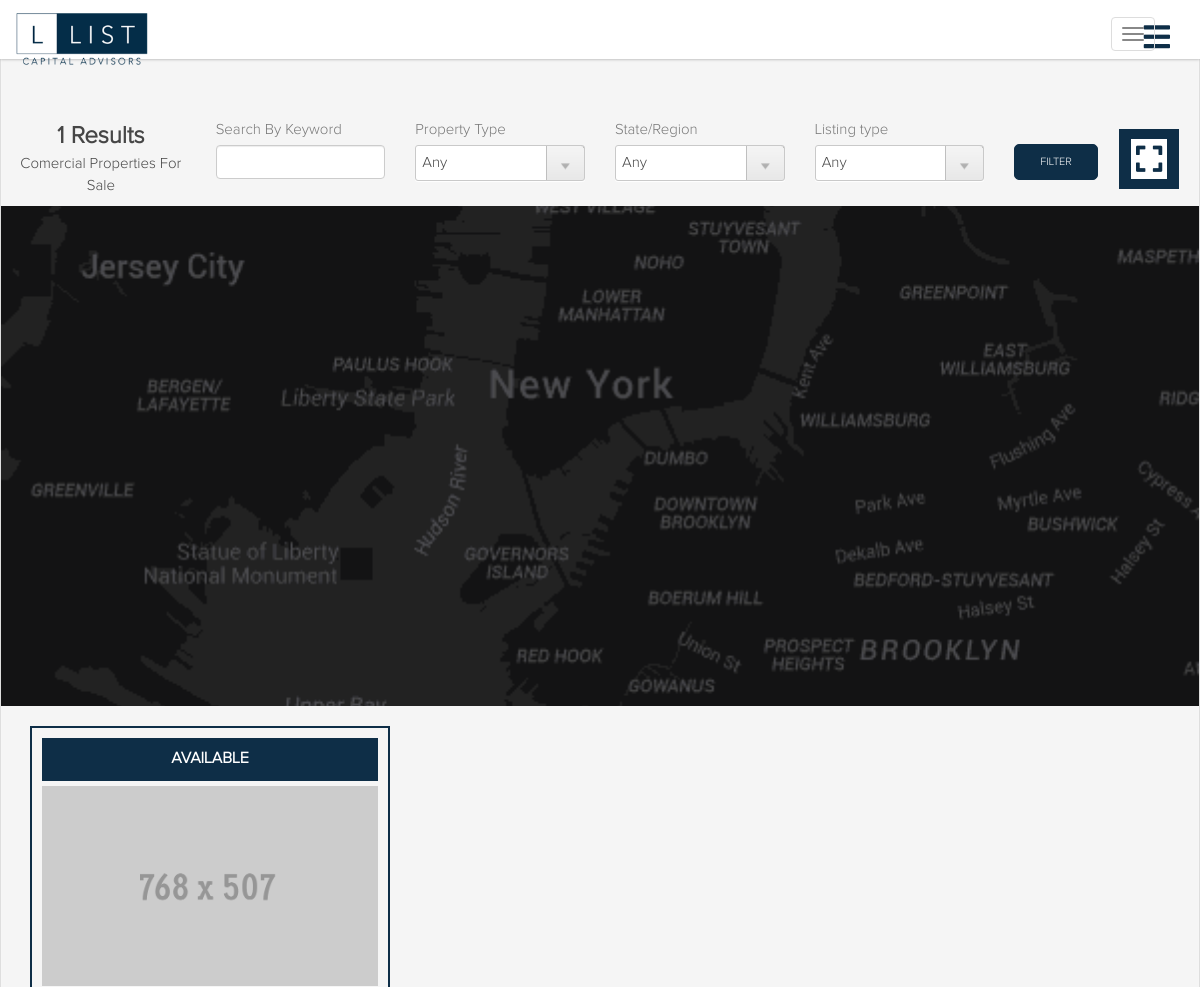
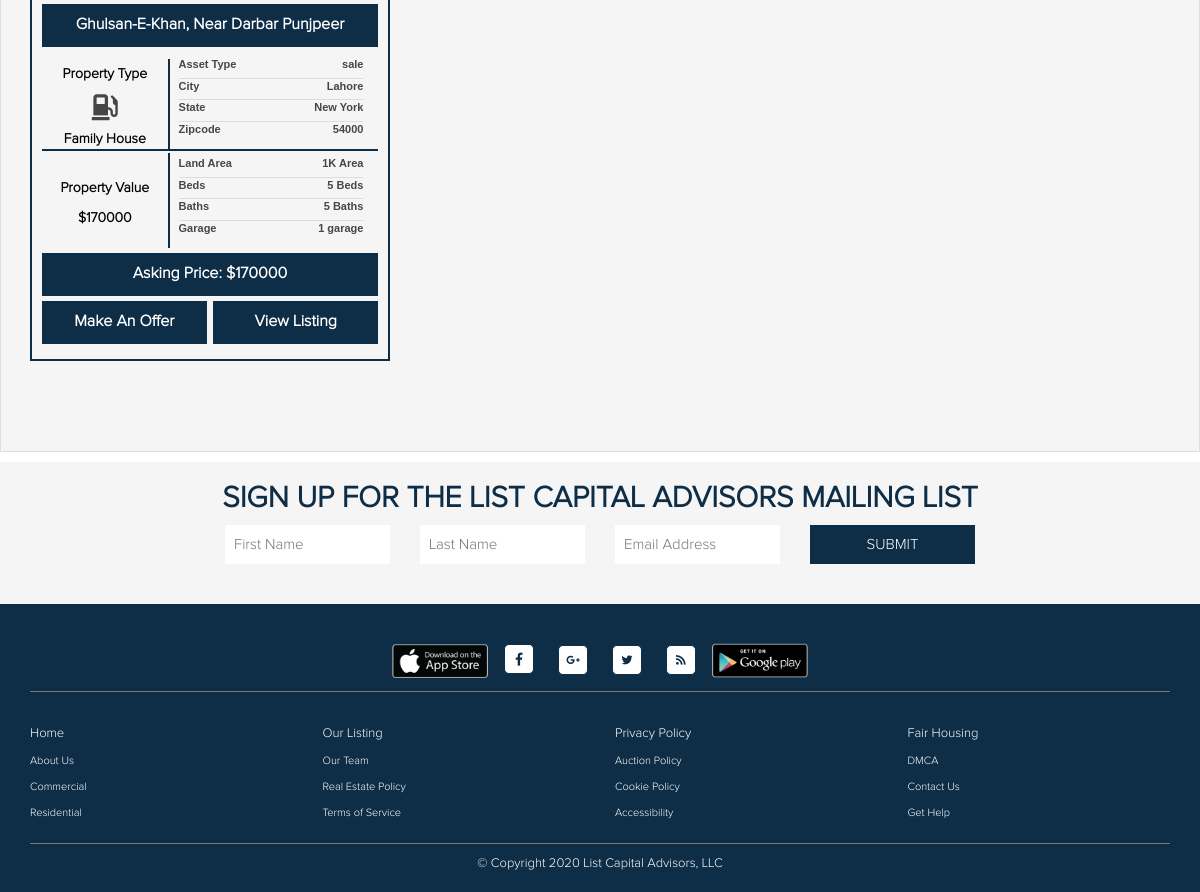
The page /index.php/home/properties/sale/1 on the database its author committed (2 pictures, top to bottom).
### tables this page shows
CREATE TABLE IF NOT EXISTS `real_property` (
  `property_id` int(11) NOT NULL AUTO_INCREMENT,
  `user_id` int(11) NOT NULL,
  `auction_type` enum('online_auction','in_person_auction') NOT NULL DEFAULT 'in_person_auction',
  `address` text NOT NULL,
  `zip_code` varchar(20) NOT NULL,
  `city` varchar(255) NOT NULL,
  `state` varchar(255) NOT NULL,
  `description` text NOT NULL,
  `size` varchar(255) NOT NULL,
  `bedroom` int(11) NOT NULL,
  `bathroom` int(11) NOT NULL,
  `garage` int(11) NOT NULL,
  `google_map` text NOT NULL,
  `price` varchar(255) NOT NULL,
  `asset_type_id` int(11) NOT NULL,
  `property_type` int(11) NOT NULL,
  `contract_type` enum('sale','rent') NOT NULL,
  `image1` text NOT NULL,
  `image2` text NOT NULL,
  `image3` text NOT NULL,
  `image4` text NOT NULL,
  `image5` text NOT NULL,
  `status` enum('1','0') NOT NULL,
  PRIMARY KEY (`property_id`)
);

CREATE TABLE IF NOT EXISTS `real_property_type` (
  `property_type` int(11) NOT NULL AUTO_INCREMENT,
  `name` varchar(255) NOT NULL,
  PRIMARY KEY (`property_type`)
);

### application/controllers/home.php (called while the page is built, shortened)
<?php if ( ! defined('BASEPATH')) exit('No direct script access allowed');
class Home extends CI_Controller {
	public function template($content = '', $data = '')
	{
		$this->load->database();
		if (isset($_SESSION['user']))
		{
			$data['login'] = true;
		}
		else
		{
			$data['login'] = false;
		}
		$result = $this->db->query("SELECT * FROM `real_property_type`;");
		if ($result->num_rows() > 0)
		{
			$row = $result->result_array();
			$data['property_type'] = $row;
		}
		$this->load->view('header',$data);
		$this->load->view($content,$data);
		$this->load->view('footer',$data);
	}
	public function properties($sort='',$type='')
	{
		$this->load->database();
		$data['page_title'] = 'Properties';
		$data['meta_des'] = 'Properties';
		$data['meta_key'] = 'Properties';
		$data['menu'] = $sort;
		$data['sidebar_listing_menu'] = true;
		$result = $this->db->query("SELECT * FROM `real_property_type`;");
		if ($result->num_rows() > 0)
		{
			$row = $result->result_array();
			$data['property_type'] = $row;
		}
		if ($sort === 'all')
		{
			if ($type > 0)
			{
				$result = $this->db->query("SELECT * FROM `real_property` WHERE `property_type` = '$type' ORDER BY `property_id` DESC;");
				if ($result->num_rows() > 0)
				{
					$row = $result->result_array();
					$data['properties'] = $row;
				}
			}
			else if (strlen($type) > 0){
				$result = $this->db->query("SELECT `property_type` FROM `real_property_type` WHERE `name` = '$type' LIMIT 1;");
				if ($result->num_rows() > 0)
				{
					$row = $result->result_array();
					$result = $this->db->query("SELECT * FROM `real_property` WHERE `property_type` = '".$row[0]['property_type']."' ORDER BY `property_id` DESC;");
					if ($result->num_rows() > 0)
					{
						$row = $result->result_array();
						$data['properties'] = $row;
					}
				}
			}
			else
			{
				$result = $this->db->query("SELECT * FROM `real_property` ORDER BY `property_id` DESC;");
				if ($result->num_rows() > 0)
				{
					$row = $result->result_array();
					$data['properties'] = $row;
				}
			}
		}
		else if ($sort === 'sale')
		{
			if ($type > 0)
			{
				$result = $this->db->query("SELECT * FROM `real_property` WHERE `contract_type` = '$sort' AND `property_type` = '$type' ORDER BY `property_id` DESC;");
				if ($result->num_rows() > 0)
				{
					$row = $result->result_array();
					$data['properties'] = $row;
				}
			}
		}
		$this->template('properties',$data);
	}
}

### index.php (called while the page is built, shortened)
<?php
require_once BASEPATH.'core/CodeIgniter.php';

### application/views/properties.php (the view, shortened to what this page needs)
<section class="properties">
    <div class="container-fluid">
        <div class="divider"></div>
        <div class="row">
        <div class="filters">
            <div class="col-sm-12 col-md-2 text-center">
                <strong style="font-size: 24px;">
                    <?php if (isset($properties) && count($properties) > 0){echo count($properties);}else{echo 0;}?> Results</strong>
                <p>Comercial Properties For Sale</p>
            </div>
            <form>
                <div class="col-xs-6 col-sm-4 col-md-2">
                    <label>Search By Keyword</label>
                    <input type="text" name="search" class="form-control">
                </div>
                <div class="col-xs-6 col-sm-4 col-md-2">
                    <label>Property Type</label>
                    <div class="formBlock select">
                        <select name="property type" id="_propertytype_" class="formDropdown" style="padding:6px;">
                            <option value="">Any</option>
                        </select>
                    </div>
                </div>
                <div class="col-xs-6 col-sm-4 col-md-2">
                    <label>State/Region</label>
                    <select name="property type" id="_propertytype_" class="formDropdown" style="padding:6px;">
                        <option value="">Any</option>
                    </select>
                </div>
                <div class="col-xs-6 col-sm-4 col-md-2">
                    <label>Listing type</label>
                    <select name="property type" id="_propertytype_" class="formDropdown" style="padding:6px;">
                        <option value="">Any</option>
                    </select>
                </div>
                <div class="col-sm-3 col-md-1">
                    <button class="btn btn-primary">Filter</button>
                </div>
            </form>
            <div class="col-sm-12 col-md-1 text-center">
                <a href="javascript://" class="map-show-hide-btn"><i class="fas fa-expand"></i></a>
            </div>
        </div>
        <!-- <?php
        if (isset($properties) && count($properties) > 0)
        {
        ?>
            <?php
                foreach ($properties as $key => $val)
                {
                    foreach ($property_type as $key => $value)
                    {
                        if ($val['property_type'] == $value['property_type'])
                        {
                            $_property_type = $value['name'];
                        }
                    }
                ?>
                <?php
                }
                ?>
        <?php
        }
        else
        {
            echo "Nothing to show right now :(";
        }
        ?> -->
        </div>
    </div>
    <div id="map">
    </div>
    <div class="container">
        <div class="row">
        <?php
            if (isset($properties) && count($properties) > 0)
            {
            ?>
            <?php
                foreach ($properties as $key => $val)
                {
                    foreach ($property_type as $key => $value)
                    {
                        if ($val['property_type'] == $value['property_type'])
                        {
                            $_property_type = $value['name'];
                        }
                    }
                ?>
                <div class="col-sm-6 col-md-4">
                    <div class="list">
                        <div class="top-avail">available</div>
                        <div class="main-img">
                            <a href="<?php echo site_url('home/single/'.$val['property_id']); ?>">
                                <img src="<?php echo base_url(); ?>asset/img/768x507.gif" class="img-resp">
                            </a>
                        </div>
                        <div class="top-avail" style="text-transform: capitalize;"><?=$val['address']?></div>
                        <div class="detials">
                            <div class="pro-type">
                                <div class="type text-center">
                                    <p>Property Type</p>
                                    <div><i class="fas fa-gas-pump"></i></div>
                                    <p class="nechye-wala-p"><?=$_property_type?></p>
                                </div>
                                <div class="values">
                                    <div class="val_">
                                        <p class="left">Asset Type</p>
                                        <p class="right"><?=$val['contract_type']?></p>
                                    </div>
                                    <div class="val_">
                                        <p class="left">City</p>
                                        <p class="right"><?=$val['city']?></p>
                                    </div>
                                    <div class="val_">
                                        <p class="left">State</p>
                                        <p class="right"><?=$val['state']?></p>
                                    </div>
                                    <div class="val_">
                                        <p class="left">Zipcode</p>
                                        <p class="right"><?=$val['zip_code']?></p>
                                    </div>
                                </div>
                            </div>
                            <div class="pro-type">
                                <div class="type text-center">
                                    <p><br>Property Value</p>
                                    <strong><p class="nechye-wala-p">$<?=$val['price']?></p></strong>
                                </div>
                                <div class="values">
                                    <div class="val_">
                                        <p class="left">Land Area</p>
                                        <p class="right"><?=$val['size']?> Area</p>
                                    </div>
                                    <div class="val_">
                                        <p class="left">Beds</p>
                                        <p class="right"><?=$val['bedroom']?> Beds</p>
                                    </div>
                                    <div class="val_">
                                        <p class="left">Baths</p>
                                        <p class="right"><?=$val['bathroom']?> Baths</p>
                                    </div>
                                    <div class="val_">
                                        <p class="left">Garage</p>
                                        <p class="right"><?=$val['garage']?> garage</p>
                                    </div>
                                </div>
                            </div>
                        </div>
                        <div class="top-avail" style="text-transform: capitalize;">Asking Price: $<?=$val['price']?></div>
                        <div class="last-button">
                            <a href="javascript://">make an Offer</a>
                            <a href="<?php echo site_url('home/single/'.$val['property_id']); ?>" style="margin: 0">view Listing</a>
                        </div>
                    </div>
                </div>
            <?php
                }
            ?>
        <?php
        }
        else
        {
            echo "Nothing to show right now :(";
        }
        ?>
        </div>
    </div>
</section>

### asset/css/style.css (style rules this page uses)
* { margin:0px; padding:0px; }
html { width:100%; height:100%; }
body { font-family:Proxima Nova Light, Helvetica, Arial; font-size:15px; color:#464646; width:100%; height:100%; }
a { color:#81be32; -webkit-transition: color 0.2s linear; -moz-transition: color 0.2s linear; -ms-transition: color 0.2s linear; -o-transition: color 0.2s linear; transition: color 0.2s linear; }
.divider { background-color:transparent; max-width:100%; height:2px; margin-top:-14px; margin-bottom:30px; }
.formDropdown, input { width:100%; padding:8px; margin-bottom:20px; border-radius:3px; border:none; border:1px solid #c9c9c9; box-shadow: 0 1px 1px white; }
select { -webkit-appearance: none; -moz-appearance: none; text-indent: 0.01px; text-overflow: ""; background: url('../img/dropdown-button.png') no-repeat; background-position: right -1px; background-color:white; cursor:pointer; }
label { font-family:Open Sans; color:#787878; font-size:13px; }
.formBlock { float:left; margin-right:40px; width:100%; }
.properties { padding:70px 0px 70px 0px; background-color:#f5f5f5; border:1px solid #dedede; box-shadow: inset 0 1px 1px white; margin-top: 30px; }
.filters { margin-bottom: 20px; }
.filters label { font-family: Proxima Nova Light; font-weight:normal; font-size:15px; }
.filters button { padding: 9px 25px; color: #fff; background: #0E2E47; border-radius: 5px; font-size: 11px; border: 1px solid #0E2E47; font-family: Proxima Nova Light; font-weight: normal; text-transform: uppercase; margin-top: 25px; }
#map { height: 500px; margin-bottom: 20px; background-image: url(../img/google_map.png); background-position: center center; background-repeat: no-repeat; background-size: cover; }
.list { border: 2px solid #0E2E47; padding: 10px; margin-bottom: 20px; }
.list .top-avail { width: 100%; background: #0E2E47; padding: 10px 0; text-transform: uppercase; color: #fff; text-align: center; font-size: 16px; margin-bottom: 5px; font-weight: 700; }
.list .main-img { width: 100%; height: 200px; margin-bottom: 5px; }
.img-resp { width: 100%; height: 100%; object-fit: cover; -webkit-object-fit: cover; -moz-object-fit: cover; -o-object-fit: cover; }
.list .detials { margin-bottom: 5px; }
.list .detials .pro-type { border-bottom: 2px solid #0E2E47; }
.list .detials .pro-type:last-child { border-bottom: none; }
.list .detials .pro-type .type { width: 38%; border-right: 2px solid #0E2E47; }
.list .detials .type p { font-size: 14px; color: #000; font-weight: 600; }
.list .detials .pro-type .type div { width: 100%; margin-bottom: 5px; text-align: center; }
.list .detials .pro-type .type div i { font-size: 26px; }
.list .detials .pro-type .type, .list .detials .pro-type .values { padding: 5px; padding: 5px 5px 0 5px; display: inline-block; font-weight: bold !important; }
.list .detials .pro-type .values { width: 58%; }
.list .detials .pro-type .values .val_ { border-bottom: 1px solid #ddd; width: 100%; }
.list .detials .pro-type .values .val_:last-child { border-bottom: none; }
.list .detials .val_ p { font-size: 11px; font-weight: bold; font-family: arial; display: inline-block; margin-bottom: 5px; }
.nechye-wala-p { margin: 0 !important; }
.list .detials .pro-type .values .val_ .left { float: left; }
.list .detials .pro-type .values .val_ .right { float: right; }
.list .last-button { width: 100%; margin-top: 5px; }
.list .last-button a { float: left; width: 49%; background: #0E2E47; padding: 10px 0; color: #fff; text-align: center; font-size: 16px; margin-bottom: 5px; margin-right: .5%; font-weight: 700; text-transform: capitalize; }
.list .last-button a:last-child { float: right !important; margin-left: .5% !important; }
.map-show-hide-btn { background: #0E2E47; display: inline-block; color: #fff; width: 60px; height: 60px; font-size: 30px; line-height: 65px; margin-top: 10px; transition: all .3s ease-in-out; -webkit-transition: all .3s ease-in-out; -moz-transition: all .3s ease-in-out; -o-transition: all .3s ease-in-out; }
.map-show-hide-btn i { padding: 5px; background: #fff; color: #0E2E47; }

### rows shown on the page
real_property: address "Ghulsan-E-Khan, Near Darbar Punjpeer", contract_type "sale", city "Lahore", state "New York", zip_code "54000", price "170000", size "1K", bedroom "5", bathroom "5", garage "1"
real_property_type: name "Family House"

### other values the page prints
count($properties) "1"
